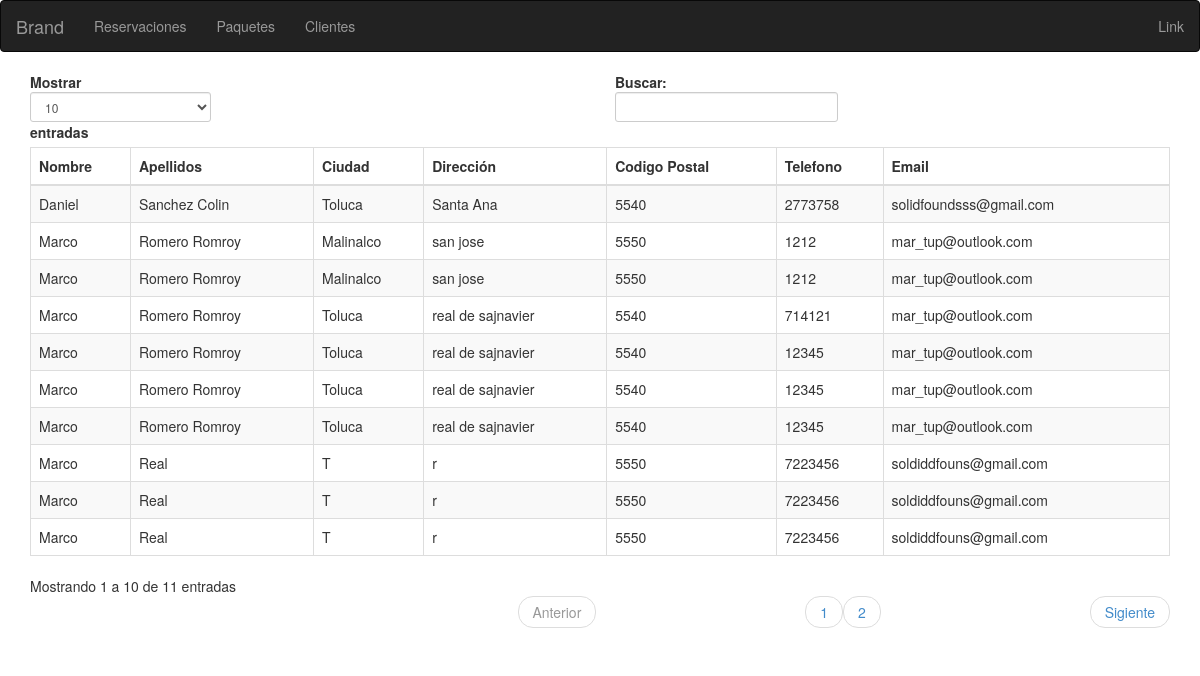
Page /administrador/clientes/ on the earlier database version.
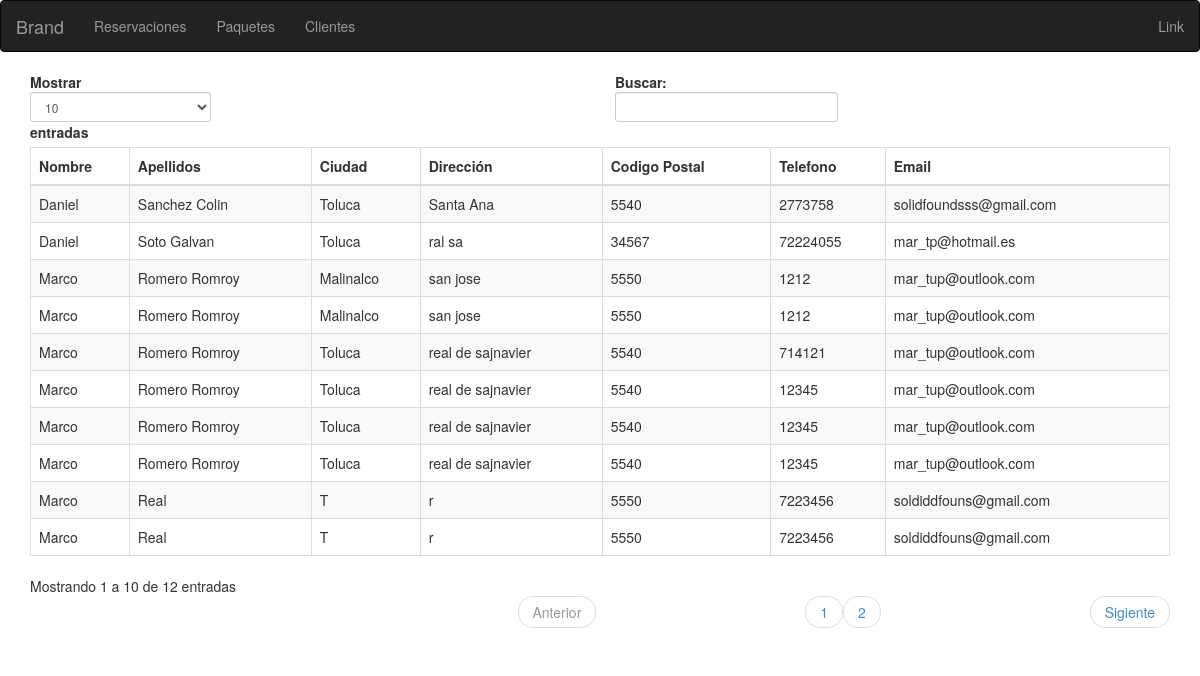
Same page on the later database version.
### app/models.py (models this page shows, shortened)
class Cliente(models.Model):
    nombre = models.CharField(max_length=50)
    apellidos = models.CharField(max_length=120)
    ciudad = models.CharField(max_length=150)
    direccion = models.TextField()
    codigo_postal = models.SmallIntegerField()
    telefono = models.IntegerField()
    email = models.EmailField()
    c_email = models.EmailField("Confirmar e-mail", )
    tyc = models.BooleanField("Terminos y condiciones",)

### joseadmin/views.py (the view)
class ClientesList(ListView):
    model = Cliente
    template_name = 'clientes-admin.html'

### joseadmin/templates/clientes-admin.html (shortened to what this page needs)
{% extends "base-admin.html" %}
{% load staticfiles %}
{% block contenidoadmin %}
 <div class="table-responsive">
    <table class="table" id="example">
        <thead>
        <tr>
            <th>Nombre</th>
            <th>Apellidos</th>
            <th>Ciudad</th>
            <th>Dirección</th>
            <th>Codigo Postal</th>
            <th>Telefono</th>
            <th>Email</th>
        </tr>
        </thead>
        <tbody>
            {% for foo in object_list %}
                <tr>
                    <td>{{ foo.nombre }}</td>
                    <td>{{ foo.apellidos }}</td>
                    <td>{{ foo.ciudad }}</td>
                    <td>{{ foo.direccion }}</td>
                    <td>{{ foo.codigo_postal }}</td>
                    <td>{{ foo.telefono }}</td>
                    <td>{{ foo.email }}</td>
                </tr>
            {% endfor %}
        </tbody>
    </table>
 </div>
{% endblock %}

Differences in the rows shown:
no longer on this page (row unchanged): Cliente: nombre "Marco", apellidos "Real", ciudad "T", direccion "r", codigo_postal "5550", telefono "7223456", email "soldiddfouns@gmail.com"
added Cliente: nombre "Daniel", apellidos "Soto Galvan", ciudad "Toluca", direccion "ral sa", codigo_postal "34567", telefono "72224055", email "mar_tp@hotmail.es"
Other differences:
text written by a page script: "Mostrar entradas Buscar: Mostrando 1 a 10 de 11 entradas Anterior 1 2 Sigiente" → "Mostrar entradas Buscar: Mostrando 1 a 10 de 12 entradas Anterior 1 2 Sigiente"
